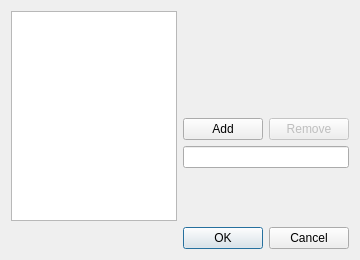
<?xml version="1.0" encoding="UTF-8"?>
<ui version="4.0">
 <class>GrooveSettingsDialog</class>
 <widget class="QDialog" name="GrooveSettingsDialog">
  <property name="geometry">
   <rect>
    <x>0</x>
    <y>0</y>
    <width>360</width>
    <height>260</height>
   </rect>
  </property>
  <property name="windowTitle">
   <string>Groove Settings</string>
  </property>
  <layout class="QGridLayout" name="gridLayout" columnstretch="4,0,0">
   <item row="5" column="0" colspan="3">
    <widget class="QDialogButtonBox" name="buttonBox">
     <property name="orientation">
      <enum>Qt::Horizontal</enum>
     </property>
     <property name="standardButtons">
      <set>QDialogButtonBox::Cancel|QDialogButtonBox::Ok</set>
     </property>
    </widget>
   </item>
   <item row="0" column="0" rowspan="5">
    <widget class="QListWidget" name="listWidget"/>
   </item>
   <item row="2" column="2">
    <widget class="QPushButton" name="removeButton">
     <property name="enabled">
      <bool>false</bool>
     </property>
     <property name="sizePolicy">
      <sizepolicy hsizetype="Fixed" vsizetype="Fixed">
       <horstretch>0</horstretch>
       <verstretch>0</verstretch>
      </sizepolicy>
     </property>
     <property name="text">
      <string>Remove</string>
     </property>
    </widget>
   </item>
   <item row="3" column="1" colspan="2">
    <widget class="QLineEdit" name="lineEdit"/>
   </item>
   <item row="2" column="1">
    <widget class="QPushButton" name="addButton">
     <property name="sizePolicy">
      <sizepolicy hsizetype="Fixed" vsizetype="Fixed">
       <horstretch>0</horstretch>
       <verstretch>0</verstretch>
      </sizepolicy>
     </property>
     <property name="text">
      <string>Add</string>
     </property>
    </widget>
   </item>
  </layout>
 </widget>
 <tabstops>
  <tabstop>listWidget</tabstop>
  <tabstop>addButton</tabstop>
  <tabstop>removeButton</tabstop>
  <tabstop>lineEdit</tabstop>
 </tabstops>
 <resources/>
 <connections>
  <connection>
   <sender>buttonBox</sender>
   <signal>accepted()</signal>
   <receiver>GrooveSettingsDialog</receiver>
   <slot>accept()</slot>
   <hints>
    <hint type="sourcelabel">
     <x>248</x>
     <y>254</y>
    </hint>
    <hint type="destinationlabel">
     <x>157</x>
     <y>274</y>
    </hint>
   </hints>
  </connection>
  <connection>
   <sender>buttonBox</sender>
   <signal>rejected()</signal>
   <receiver>GrooveSettingsDialog</receiver>
   <slot>reject()</slot>
   <hints>
    <hint type="sourcelabel">
     <x>316</x>
     <y>260</y>
    </hint>
    <hint type="destinationlabel">
     <x>286</x>
     <y>274</y>
    </hint>
   </hints>
  </connection>
 </connections>
</ui>
